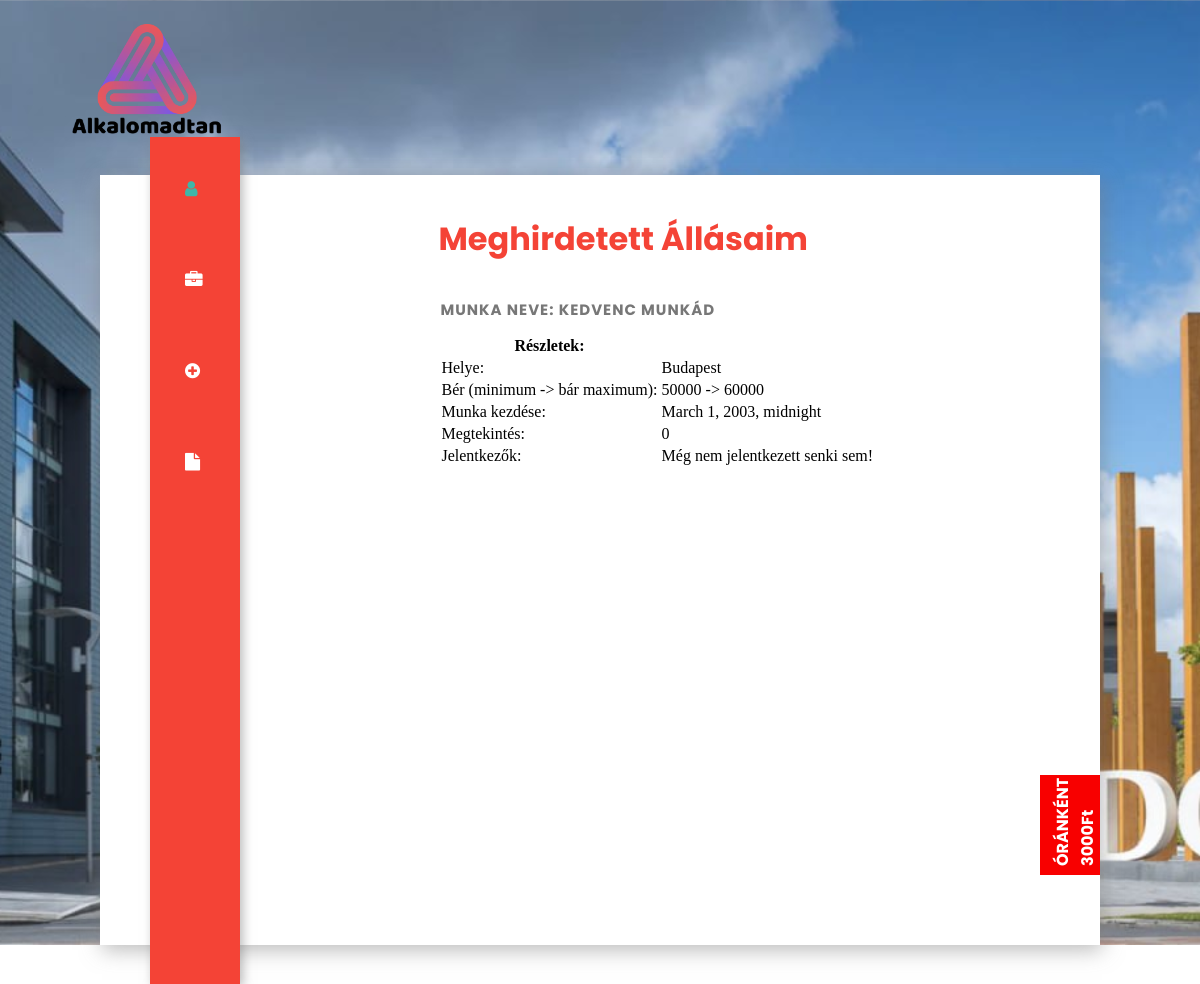
Screenshot of /profil/ujmunka/ (signed in) with the database file from the repository.
### app/models.py (models this page shows)
class Munka(models.Model):
    nev = models.CharField(max_length=255, null=False)
    leiras = models.TextField(default="", null=False)
    helye = models.CharField(default="", max_length=255)
    katt = models.IntegerField(default=0)
    publikalo = models.ForeignKey(settings.AUTH_USER_MODEL, on_delete=models.CASCADE)
    berMin = models.IntegerField(null=False)
    berMax = models.IntegerField(null=True)
    munkaKezd = models.DateTimeField()
    def __str__(self):
        return f"Munka neve: {self.nev}, publikáló: {self.publikalo}, hely: {self.helye}"

### app/views.py (the view)
# urls.py: path("profil/ujmunka/", views.Profil_UjMunka, name="ProfilUjMunka"),
def Profil_UjMunka(request):
    userId = request.user.id
    userUsername = request.user.username
    felhasznalo = request.user
    print(f"Profil_UjMunka(request) - {userUsername} ({userId})")
    if request.POST:
        if request.user.is_authenticated:
            ujMunkaForm = MunkaFrom(request.POST)
            if ujMunkaForm.is_valid():
                mentendo = ujMunkaForm.save(commit=False)
                mentendo.publikalo = User.objects.get(pk=request.user.id)
                mentendo.save()
                print("Mentve!")
            else:
                print("invalid form")
                print(ujMunkaForm.errors)
    else:
        ujMunkaForm = MunkaFrom()
    template = loader.get_template("app/auth/profilePageAd.html")
    munkak = []
    try:
        munkak = Munka.objects.all().filter(publikalo = request.user.id)
        print(munkak)
    except:
        munkak = None
    jelenkezok = []
    try:
        jelenkezok = Jelentkezes.objects.all().filter(munka = munkak.id)
        print(jelenkezok)
    except:
        jelenkezok = None
    context = {
        "cim": "Profilod",
        "felhasznalo":felhasznalo,
        "form":ujMunkaForm,
        "munka": munkak,
        "jelentkezo": jelenkezok
        }
    return HttpResponse(template.render(context,request))

### app/templates/app/auth/profilePageAd.html (shortened to what this page needs)
{% extends 'app/layout/commonhead2.html' %}
{% block content %}
{% load static %}
{% if felhasznalo.is_authenticated %}
    {% if munka is not None %}
    <div class="rightbox">
        <div class="profile">
            <h1>Meghirdetett Állásaim</h1>
            {% for i in munka %}
            <div>
                <h2>Munka neve: {{i.nev}}</h2>
                <table>
                    <thead>
                        <th>Részletek:</th>
                    </thead>
                    <tbody>
                        <tr>
                            <td>Helye: </td>
                            <td>{{i.helye}}</td>
                        </tr>
                        <tr>
                            <td>Bér (minimum -> bár maximum): </td>
                            <td>{{i.berMin}} -> {{i.berMax}}</td>
                        </tr>
                        <tr>
                            <td>Munka kezdése: </td>
                            <td>{{i.munkaKezd}}</td>
                        </tr>
                        <tr>
                            <td>Megtekintés: </td>
                            <td>{{i.katt}}</td>
                        </tr>
                        <tr>
                            {% if jelentkezok is not none %}
                            <td>Jelentkezők: </td>
                            <td>
                                {% for j in jelentkezok %}
                                <p>Név: {{j.munkaVallalo}} bérigény: {{j.berigeny}}</p>
                                {% comment %} Részletek-linken tudja meg az adott személy jelentkezéséról részleteket {% endcomment %}
                                <a >Részletek</a>
                                {% endfor %}
                            </td>
                            {% else %}
                                <td>Jelentkezők: </td>
                                <td>Még nem jelentkezett senki sem!</td>
                            {% endif %}
                        </tr>
                    </tbody>
                </table>
            </div>
            {% endfor %}
        </div>
    </div>
    </div>
</section>
    {% endif %}
{% endif %}
{% endblock %}

### app/static/style3.css (style rules this page uses)
body { box-sizing: border-box; padding: 0; margin: 0; }
.rightbox { float: right; width: 60%; height: 100%; }
.profile { position: absolute; width: 70%; }
h1 { font-family: 'Poppins', sans-serif; color: #f44336; font-size: 2em; margin-top: 40px; margin-bottom: 35px; }
h2 { color: #777; font-family: 'Poppins', sans-serif; width: 80%; text-transform: uppercase; font-size: 15px; letter-spacing: 1px; margin-left: 2px; }

### rows the page displays
Munka: nev "KEDVENC MUNKÁD", helye "Budapest", berMin "50000", berMax "60000", munkaKezd "March 1, 2003, midnight", katt "0"
